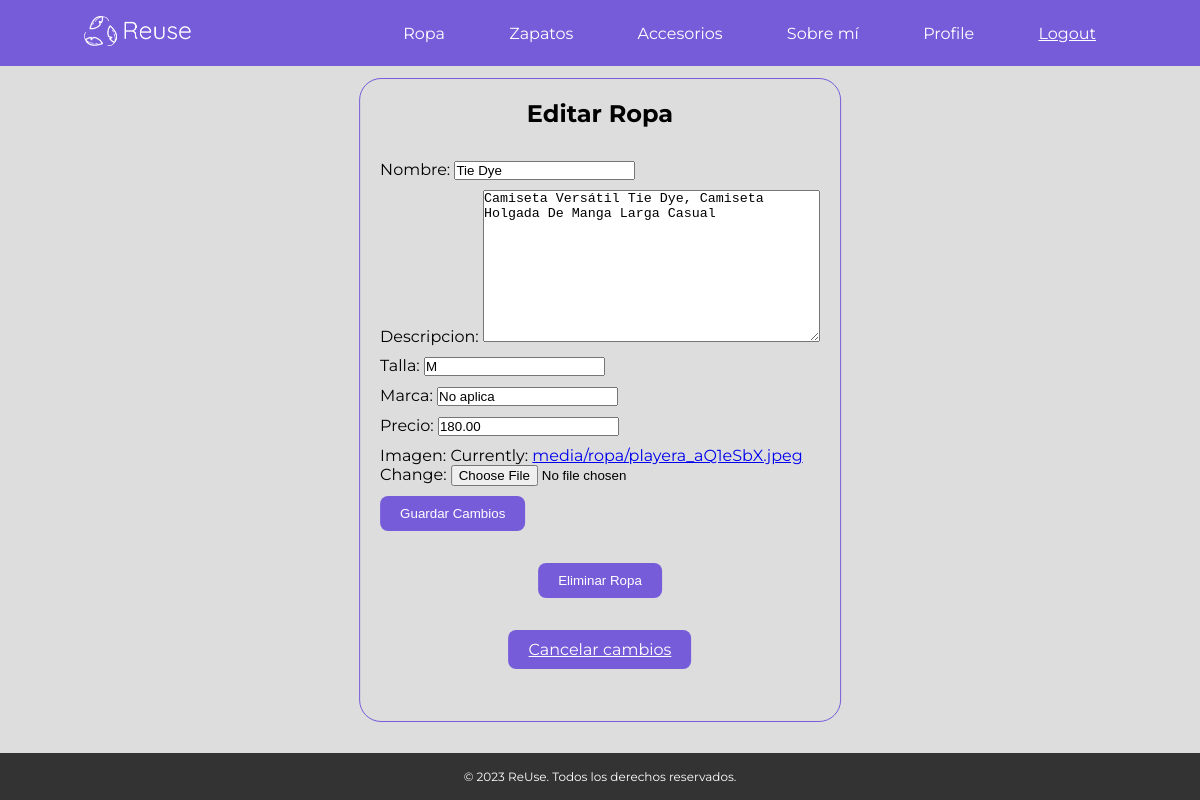
Screenshot of /accounts/editar_ropa/7/ (signed in) with the database file from the repository.
### accounts/models.py (models this page shows)
class Ropa(models.Model):
    nombre = models.CharField(max_length=255)
    descripcion = models.TextField()
    talla = models.CharField(max_length=10)
    marca = models.CharField(max_length=100)
    precio = models.DecimalField(max_digits=10, decimal_places=2, default=0.0)
    imagen = models.ImageField(upload_to='media/ropa/')
    usuario = models.ForeignKey(settings.AUTH_USER_MODEL, on_delete=models.CASCADE)

### accounts/views.py (the view)
# urls.py: path('editar_ropa/<int:ropa_id>/', views.editar_ropa, name='editar_ropa'),
@login_required
def editar_ropa(request, ropa_id):
    ropa = Ropa.objects.get(pk=ropa_id)# pylint: disable=no-member
    if ropa.usuario == request.user:
        if request.method == 'POST':
            form = RopaForm(request.POST, request.FILES, instance=ropa)
            if form.is_valid():
                ropa = form.save(commit=False)
                ropa.usuario = request.user
                ropa.save()
                return redirect('lista_ropa')
        else:
            form = RopaForm(instance=ropa)
        print("Formulario válido:", form.is_valid())
        return render(request, 'editar_ropa.html', {'form': form, 'ropa': ropa})
    else:
        return HttpResponseForbidden("No tienes permiso para editar esta ropa.")

### accounts/forms.py
class RopaForm(forms.ModelForm):
    class Meta:
        model = Ropa
        fields = ['nombre', 'descripcion', 'talla', 'marca','precio', 'imagen']

### accounts/templates/editar_ropa.html (shortened to what this page needs)
{% extends 'base.html' %}
{% block content %}
<section class="contenedor">
    <div class="contenedor_formulario">
        <form class="formulario" method="post" enctype="multipart/form-data">
            <h2>Editar  Ropa</h2>
            <div class="campo">
                {{ form.nombre.label_tag }}
                {{ form.nombre }}
            </div>
            <div class="campo">
                {{ form.descripcion.label_tag }}
                {{ form.descripcion }}
            </div>
            <div class="campo">
                {{ form.talla.label_tag }}
                {{ form.talla }}
            </div>
            <div class="campo">
                {{ form.marca.label_tag }}
                {{ form.marca }}
            </div>
            <div class="campo">
                {{ form.precio.label_tag }}
                {{ form.precio }}
            </div>
            <div class="campo">
                {{ form.imagen.label_tag }}
                {{ form.imagen }}
            </div>
            <button type="submit" class="btn btn-primary">Guardar Cambios</button>
        </form>
        <form method="post" action="{% url 'eliminar_ropa' ropa.id %}">
            <button type="submit" class="btn btn-danger" name="delete">Eliminar Ropa</button>
        </form>
        <a href="{% url 'lista_ropa' %}" class="btn btn-secondary">Cancelar cambios</a>
    </div>
</section>
{% endblock %}

### accounts/static/css/main.css (style rules this page uses)
* { -webkit-box-sizing: border-box; box-sizing: border-box; margin: 0px; padding: 0px; transition: all 0.3s ease; }
*:before, *:after { -webkit-box-sizing: border-box; box-sizing: border-box; }
body { background-color: #f8f8f8; font-family: 'Livvic', sans-serif; font-family: 'Montserrat', sans-serif; color: #455161; }
.contenedor { min-height: calc(100vh - 100px); padding-bottom: 100px; box-sizing: border-box; background-color: #ddd; color:#000; padding: 4rem; }
.contenedor_formulario h2 { padding-top: 0rem; }
h2 { padding-bottom: 2rem; text-align: center; }
.contenedor_formulario { width: auto; height: auto; display: flex; flex-direction: column; align-items: center; justify-content: center; border: 1px solid #775cda; border-radius:22px; padding: 20px; position: absolute; top: 50%; left: 50%; transform: translate(-50%, -50%); }
.formulario { border:1px solid transparente; }
.btn { padding: 10px 20px; background-color: #775cda; border-radius:8px; color: #fff; border: none; cursor: pointer; margin-bottom: 2rem; }
.campo { margin-bottom: 10px; }

### rows the page displays
Ropa: nombre "Tie Dye", descripcion "Camiseta Versátil Tie Dye, Camiseta Holgada De Manga Larga Casual", talla "M", marca "No aplica", precio "180.00"
